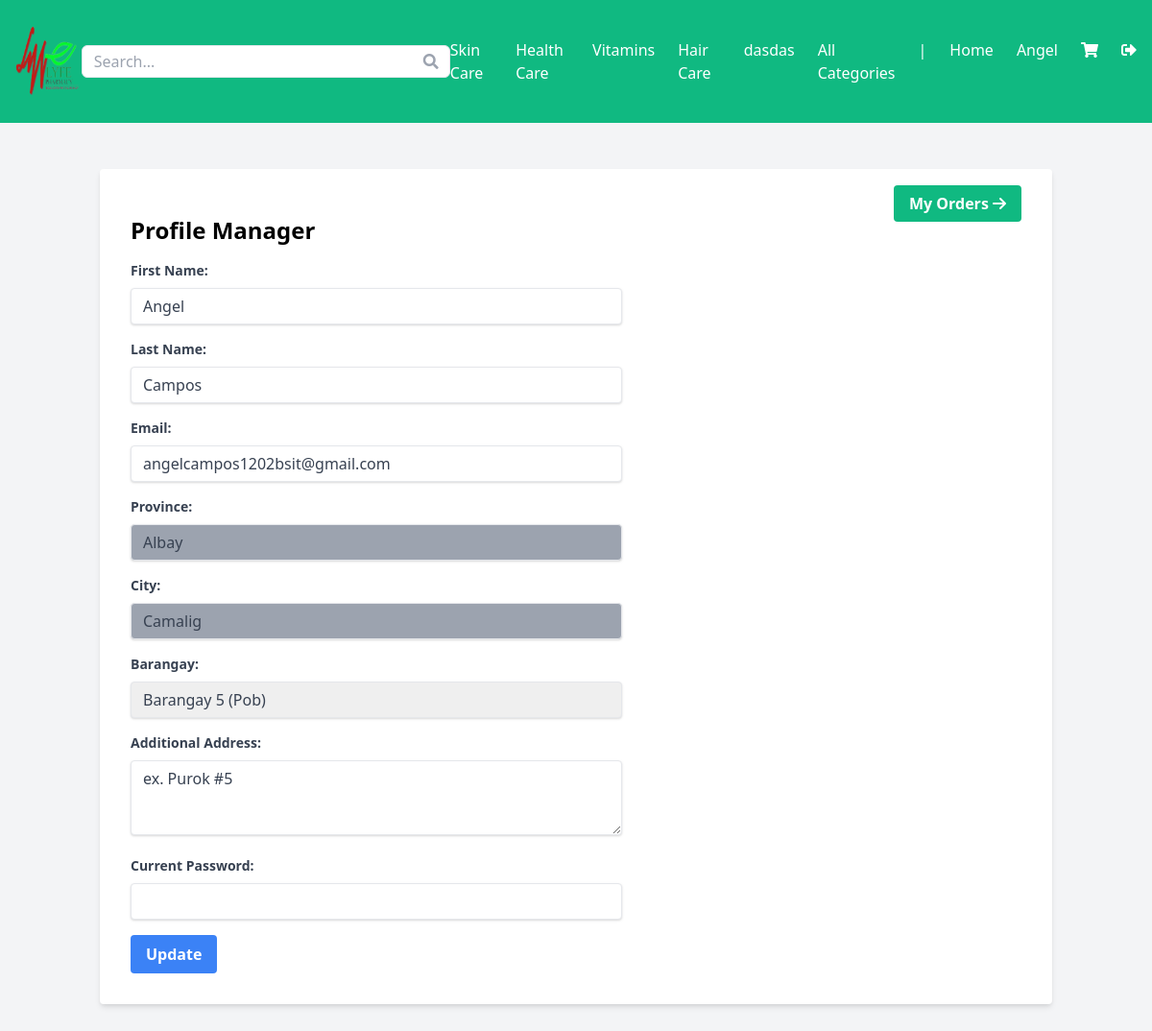
Page /profile_manager.php (signed in) on the committed database.
### tables this page shows
CREATE TABLE `users` (
  `id` int(11) NOT NULL,
  `email` varchar(255) NOT NULL,
  `password` varchar(255) NOT NULL,
  `firstname` varchar(255) NOT NULL,
  `lastname` varchar(255) NOT NULL,
  `contact` varchar(255) NOT NULL,
  `gender` varchar(50) NOT NULL,
  `city` varchar(225) NOT NULL,
  `province` varchar(225) NOT NULL,
  `barangay` varchar(255) NOT NULL,
  `additional_address` text DEFAULT NULL,
  `status` varchar(50) NOT NULL DEFAULT 'active'
);

CREATE TABLE `barangays` (
  `id` int(11) NOT NULL,
  `name` varchar(225) NOT NULL
);

### profile_manager.php (the view, shortened to what this page needs)
<?php
include 'database/dbconnection.php';
$stmt = $conn->prepare("SELECT * FROM barangays");
$stmt->execute();
$barangays = $stmt->fetchAll(PDO::FETCH_ASSOC);
?>
<!DOCTYPE html>
<html lang="en">
<head>
    <link href="https://cdn.jsdelivr.net/npm/tailwindcss@2.2.19/dist/tailwind.min.css" rel="stylesheet">
    <link href="https://cdnjs.cloudflare.com/ajax/libs/font-awesome/6.0.0-beta3/css/all.min.css" rel="stylesheet">
</head>
<body class="bg-gray-100 ">
<?php include 'inc/header.php'; ?>
<main class="container mx-auto mt-40 p-4">
    <div class="bg-white shadow-md rounded px-8 pt-6 pb-8 mb-4">
    <div class="text-right"><a href="my_orders.php" class="bg-green-500 hover:bg-green-700 text-white font-bold py-2 px-4 rounded">My Orders <i class="fa-solid fa-arrow-right"></i></a></div>
        <h1 class="text-2xl font-semibold mb-4">Profile Manager</h1>
        <form action="" method="post" class="w-full max-w-lg">
            <div class="mb-4">
                <label for="firstname" class="block text-gray-700 text-sm font-bold mb-2">First Name:</label>
                <input type="text" name="firstname" id="firstname" value="<?php echo htmlspecialchars($user['firstname']); ?>" class="shadow appearance-none border rounded w-full py-2 px-3 text-gray-700 leading-tight focus:outline-none focus:shadow-outline">
            </div>
            <div class="mb-4">
                <label for="lastname" class="block text-gray-700 text-sm font-bold mb-2">Last Name:</label>
                <input type="text" name="lastname" id="lastname" value="<?php echo htmlspecialchars($user['lastname']); ?>" class="shadow appearance-none border rounded w-full py-2 px-3 text-gray-700 leading-tight focus:outline-none focus:shadow-outline">
            </div>
            <div class="mb-4">
                <label for="email" class="block text-gray-700 text-sm font-bold mb-2">Email:</label>
                <input type="email" name="email" id="email" value="<?php echo htmlspecialchars($user['email']); ?>" class="shadow appearance-none border rounded w-full py-2 px-3 text-gray-700 leading-tight focus:outline-none focus:shadow-outline">
            </div>
            <div class="mb-4">
                <label for="province" class="block text-gray-700 text-sm font-bold mb-2">Province:</label>
                <input type="text" name="province" id="province" value="<?php echo htmlspecialchars($user['province']); ?>" class="shadow bg-gray-400 appearance-none border rounded w-full py-2 px-3 text-gray-700 leading-tight focus:outline-none focus:shadow-outline" readonly>
            </div>
            <div class="mb-4">
                <label for="city" class="block text-gray-700 text-sm font-bold mb-2">City:</label>
                <input type="text" name="city" id="city" readonly value="<?php echo htmlspecialchars($user['city']); ?>" class="shadow bg-gray-400  appearance-none border rounded w-full py-2 px-3 text-gray-700 leading-tight focus:outline-none focus:shadow-outline">
            </div>
            <div class="mb-4">
                <label for="barangay" class="block text-gray-700 text-sm font-bold mb-2">Barangay:</label>
                <select name="barangay" id="barangay" class="shadow appearance-none border rounded w-full py-2 px-3 text-gray-700 leading-tight focus:outline-none focus:shadow-outline">
                    <?php foreach ($barangays as $row): ?>
                        <option value="<?php echo $row['name']; ?>" <?php echo ($user['barangay'] === $row['name']) ? 'selected' : ''; ?>><?php echo $row['name']; ?></option>
                    <?php endforeach; ?>
                </select>
            </div>
            <div class="mb-4">
                <label for="additional_address" class="block text-gray-700 text-sm font-bold mb-2">Additional Address:</label>
                <textarea name="additional_address" id="additional_address" rows="3" class="shadow appearance-none border rounded w-full py-2 px-3 text-gray-700 leading-tight focus:outline-none focus:shadow-outline"><?php echo htmlspecialchars($user['additional_address']); ?></textarea>
            </div>
            <div class="mb-4">
                <label for="password" class="block text-gray-700 text-sm font-bold mb-2">Current Password:</label>
                <input type="password" name="password" id="password" class="shadow appearance-none border rounded w-full py-2 px-3 text-gray-700 leading-tight focus:outline-none focus:shadow-outline" required>
            </div>
            <div class="flex items-center justify-between">
                <button type="submit" class="bg-blue-500 hover:bg-blue-700 text-white font-bold py-2 px-4 rounded focus:outline-none focus:shadow-outline">Update</button>
            </div>
        </form>
    </div>
</main>

### inc/header.php (shortened to what this page needs)
<?php
include 'database/dbconnection.php';
$user_name = "";
if (isset($_SESSION['user_id'])) {
    $user_id = $_SESSION['user_id'];
    $stmt = $conn->prepare("SELECT * FROM users WHERE id = :id");
    $stmt->bindParam(':id', $user_id);
    $stmt->execute();
    $user = $stmt->fetch(PDO::FETCH_ASSOC);
    $user_name = $user['firstname'];
} else {
    $user_name = "";
    $login_logout_text = "Login";
    $login_logout_url = "login.php";
}
$stmt = $conn->prepare("SELECT categoryName FROM category LIMIT 5");
$stmt->execute();
$categories = $stmt->fetchAll(PDO::FETCH_COLUMN);
?>
<!DOCTYPE html>
<html lang="en">
<head>
    <link href="https://cdn.jsdelivr.net/npm/tailwindcss@2.2.19/dist/tailwind.min.css" rel="stylesheet">
    <link href="https://cdnjs.cloudflare.com/ajax/libs/font-awesome/5.15.4/css/all.min.css" rel="stylesheet">
</head>
<body class="bg-gray-100">
<header class="bg-green-500 text-white p-4 flex justify-between items-center fixed top-0 left-0 w-full z-50">
    <div class="flex items-center">
        <a href="dashboard.php">
        <img src="system images/bgpp 1.png" alt="Logo" class="h-24 mr-10">
        </a>
        <form action="dashboard.php" method="GET" class="relative">
    <input type="text" name="query" placeholder="Search..." class="border text-black rounded-md px-3 py-1 w-96 placeholder-gray-400">
    <span class="absolute inset-y-0 right-0 flex items-center pr-3">
        <button type="submit" class="text-gray-400 hover:text-gray-600 focus:outline-none">
            <i class="fas fa-search"></i>
        </button>
    </span>
</form>
    </div>
    <nav>
        <ul class="flex space-x-6">
            <?php foreach ($categories as $category): ?>
                <li><a href="#" class="text-black-500 hover:text-black-700"><?php echo $category; ?> </a></li>
            <?php endforeach; ?>
            <li><a href="all_categories.php" class="text-black-500 hover:text-black-700">All Categories</a></li>
            <?php if (!empty($user_name)): ?>
                <div>|</div>
                <li><a href="dashboard.php" class="text-black-500 hover:text-black-700">Home</a></li>
                <li><a href="profile_manager.php" class="text-black-500 hover:text-black-700"><?php echo $user_name; ?></a></li>
                <li><a href="cart.php" class="text-black-500 hover:text-black-700"><i class="fas fa-shopping-cart"></i></a></li>
                <li><a href="logout.php" class="text-black-500 hover:text-black-700"><i class="fas fa-sign-out-alt"></i></a></li>
            <?php else: ?>
                <li><a href="dashboard.php" class="text-black-500 hover:text-black-700">Home</a></li>
                <li><a href="login.php" class="text-black-500 hover:text-black-700">Login</a></li>
                <li><a href="register.php" class="text-black-500 hover:text-black-700">Register</a></li>
            <?php endif; ?>
        </ul>
    </nav>
</header>
</body>
</html>

### rows in the picture
users: firstname "Angel", lastname "Campos", email "angelcampos1202bsit@gmail.com", province "Albay", city "Camalig", barangay "Barangay 5 (Pob)", additional_address "ex. Purok #5"

### other values in the picture
$category "Skin Care"
$category "Health Care"
$category "Vitamins"
$category "Hair Care"
$category "dasdas"
